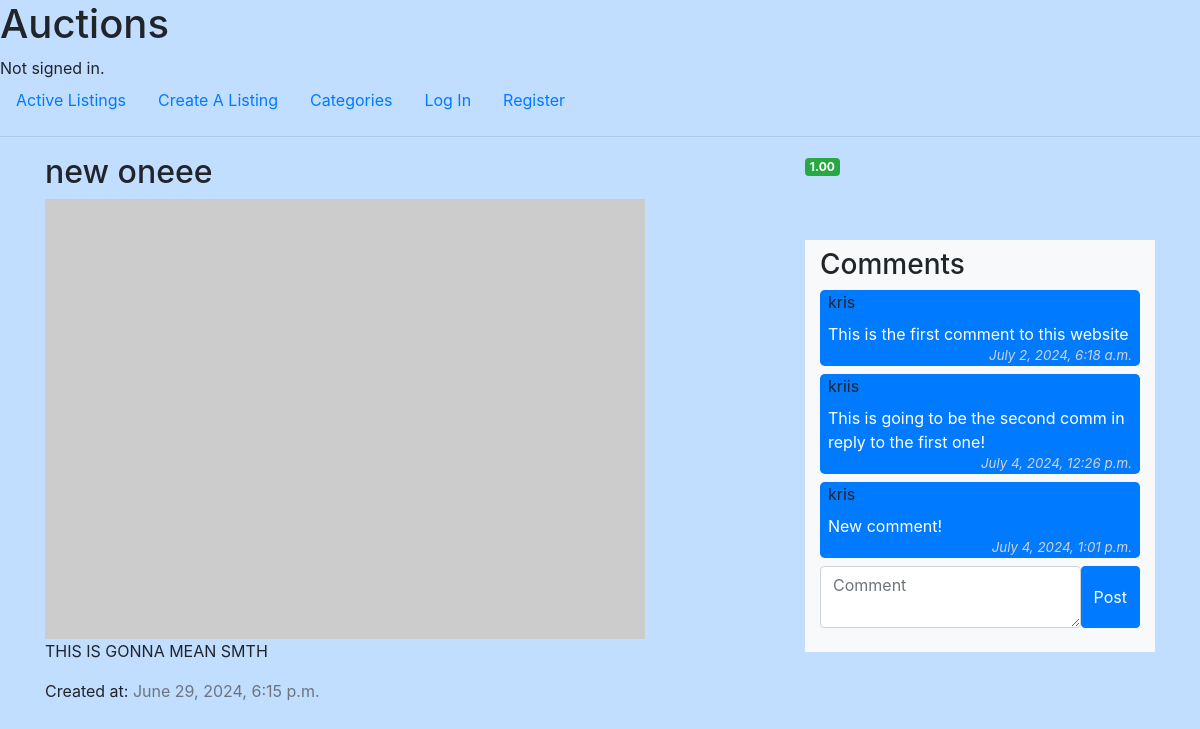
/listing/2, run on the app's committed database.
### auctions/models.py (models this page shows, shortened)
class Listing(models.Model):
    id = models.AutoField(primary_key=True)
    user = models.ForeignKey(User, on_delete=models.CASCADE, related_name="owner")
    title = models.CharField(max_length=200)
    description = models.TextField()
    starting_bid = models.DecimalField(max_digits=10, decimal_places=2)
    current_price = models.DecimalField(max_digits=10, decimal_places=2)
    current_winner = models.ForeignKey(User, on_delete=models.CASCADE, null=True, default=None)
    is_open = models.BooleanField(default=True)
    image_url = models.URLField(blank=True, max_length=248)
    category = models.CharField(max_length=100, blank=True)
    created_at = models.DateTimeField(auto_now_add=True)

class Comment(models.Model):
    id = models.AutoField(primary_key=True)
    user = models.ForeignKey(User, on_delete=models.CASCADE)
    listing = models.ForeignKey(Listing, on_delete=models.CASCADE, related_name="comments")
    content = models.TextField()
    created_at = models.DateTimeField(auto_now_add=True)

class User(AbstractUser):
    id = models.AutoField(primary_key=True)
    username = models.CharField(max_length=64, unique=True)
    password = models.CharField(max_length=64)
    email = models.EmailField(max_length=128, unique=True)

### auctions/views.py (the view)
# urls.py: path("listing/<int:listing_id>", views.listing, name="listing"),
def listing(request, listing_id):
    is_watching = check_watching(request, listing_id)
    return render(request, "auctions/listing.html", {
        "listing": Listing.objects.get(id=listing_id),
        "is_watching": is_watching,
    })

### auctions/views.py (called while the page is built)
def check_watching(request, listing_id):
    is_watching = False
    if Watchlist.objects.filter(listing=listing_id).exists():
        if request.user.id == Watchlist.objects.get(listing=listing_id).user.id:
            is_watching = True
        else:
            is_watching = False
    return is_watching

### auctions/templates/auctions/listing.html (shortened to what this page needs)
{% extends "auctions/layout.html" %}
{% block body %}
    <div class="container">
        <div class="row">
            <div class="col-md-8">
                <h2>{{ listing.title }}</h2>
                {% if listing.image_url %}
                    <img src="{{ listing.image_url }}" alt="..." class="img-fluid" />
                {% else %}
                    <img src="https://via.placeholder.com/600x440" alt="..." class="img-fluid" />
                {% endif %}
                <p>{{ listing.description }}</p>
                <p>Created at: <span class="text-muted">{{ listing.created_at }}</span></p>
            </div>
            <div class="col-md-4">
                <p class="badge badge-success">{{ listing.current_price }}</p>
                <div class="container mt-5 py-2 bg-light">
                    <h3>Comments</h3>
                        {% if listing.comments.all %}
                            {% for comment in listing.comments.all %}
                                    <div class="bg-primary rounded-lg px-2 my-2">
                                        <p class="m-0 pb-2">{{ comment.user }}</p>
                                        <p class="m-0 text-white">{{ comment.content }}</p>
                                        <div class="d-flex justify-content-end">
                                            <span class="comment_created">{{ comment.created_at }}</span>
                                        </div>
                                    </div>
                            {% endfor %}
                        {% else %}
                            <p>No comments yet</p>
                        {% endif %}
                    <form action="{% url 'comment' listing.id %}" method="post">
                        <div class="form-group d-flex">
                            <textarea class="form-control" name="content" placeholder="Comment"></textarea>
                            <input class="btn btn-primary" type="submit" value="Post">
                        </div>
                </div>
            </div>
        </div>
    </div>
{% endblock %}

### auctions/templates/auctions/layout.html (shortened to what this page needs)
{% load static %}
<!DOCTYPE html>
<html lang="en">
  <head>
    <link
      rel="stylesheet"
      href="https://stackpath.bootstrapcdn.com/bootstrap/4.4.1/css/bootstrap.min.css"
    />
    <link href="{% static 'auctions/styles.css' %}" rel="stylesheet" />
  </head>
  <body>
    <h1>Auctions</h1>
    <div>
      {% if user.is_authenticated %}
        Signed in as <strong>{{ user.username }}</strong>.
      {% else %}
        Not signed in.
      {% endif %}
    </div>
    <ul class="nav">
      <li class="nav-item">
        <a class="nav-link" href="{% url 'index' %}">Active Listings</a>
      </li>
      <li class="nav-item">
        <a class="nav-link" href="{% url 'create' %}">Create A Listing</a>
      </li>
      <li class="nav-item">
        <a class="nav-link" href="{% url 'categories' %}">Categories</a>
      </li>
      {% if user.is_authenticated %}
      <li class="nav-item">
        <a class="nav-link" href="{% url 'watchlist' %}">Watchlist</a>
      </li>
      <li class="nav-item">
        <a class="nav-link" href="{% url 'logout' %}">Log Out</a>
      </li>
      {% else %}
      <li class="nav-item">
        <a class="nav-link" href="{% url 'login' %}">Log In</a>
      </li>
      <li class="nav-item">
        <a class="nav-link" href="{% url 'register' %}">Register</a>
      </li>
      {% endif %}
    </ul>
    <hr />
    {% block body %} {% endblock %}
  </body>
</html>

### auctions/static/auctions/styles.css (style rules this page uses)
body { background: rgb(193, 221, 255); }
.comment_created { font-size: smaller; text-align: right; color: rgb(211, 210, 210); font-style: italic; }

### data on the page
Listing: title "new oneee", description "THIS IS GONNA MEAN SMTH", created_at "June 29, 2024, 6:15 p.m.", current_price "1.00"
Comment: user "kris", content "This is the first comment to this website", created_at "July 2, 2024, 6:18 a.m."
Comment: user "kriis", content "This is going to be the second comm in reply to the first one!", created_at "July 4, 2024, 12:26 p.m."
Comment: user "kris", content "New comment!", created_at "July 4, 2024, 1:01 p.m."
